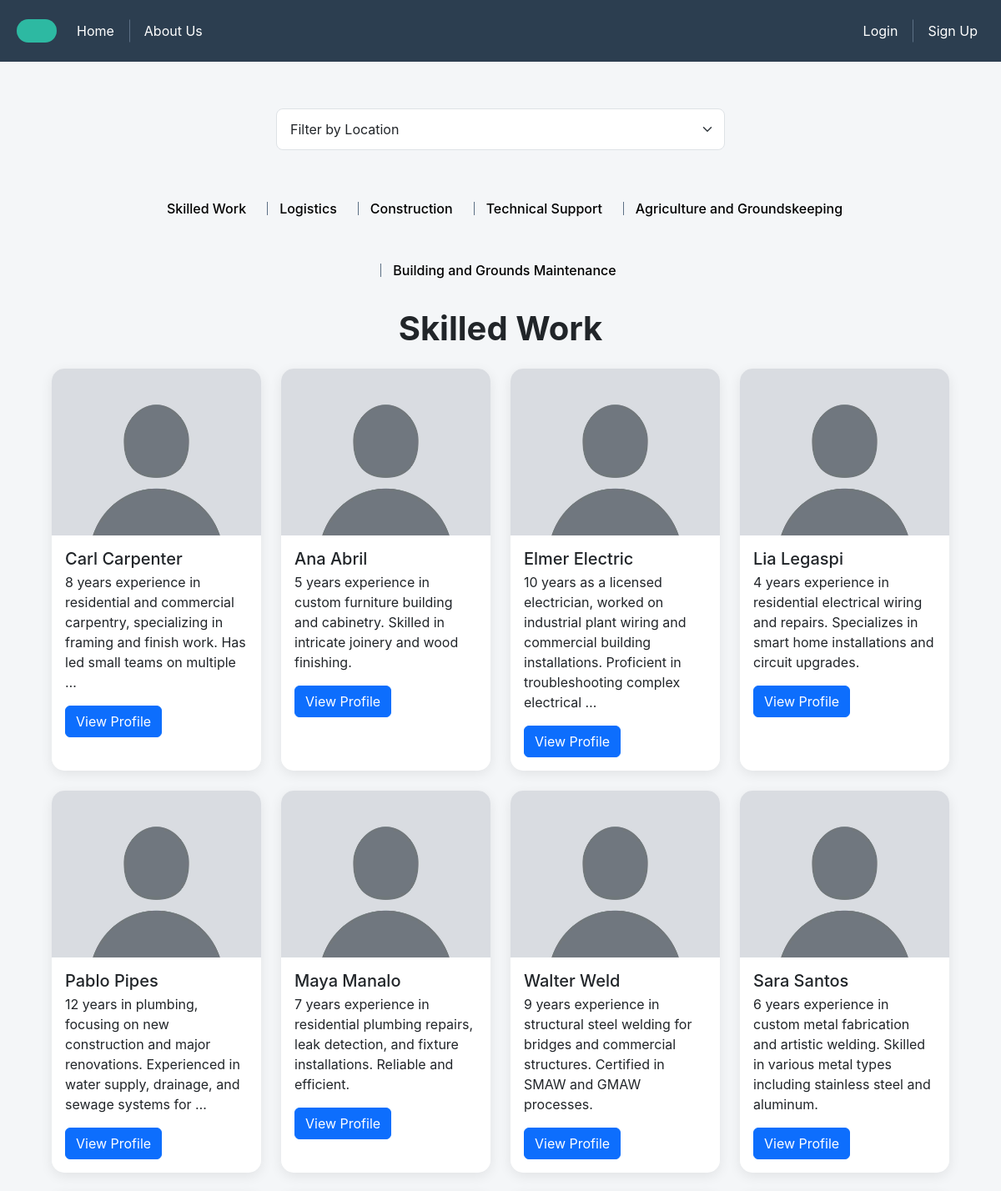
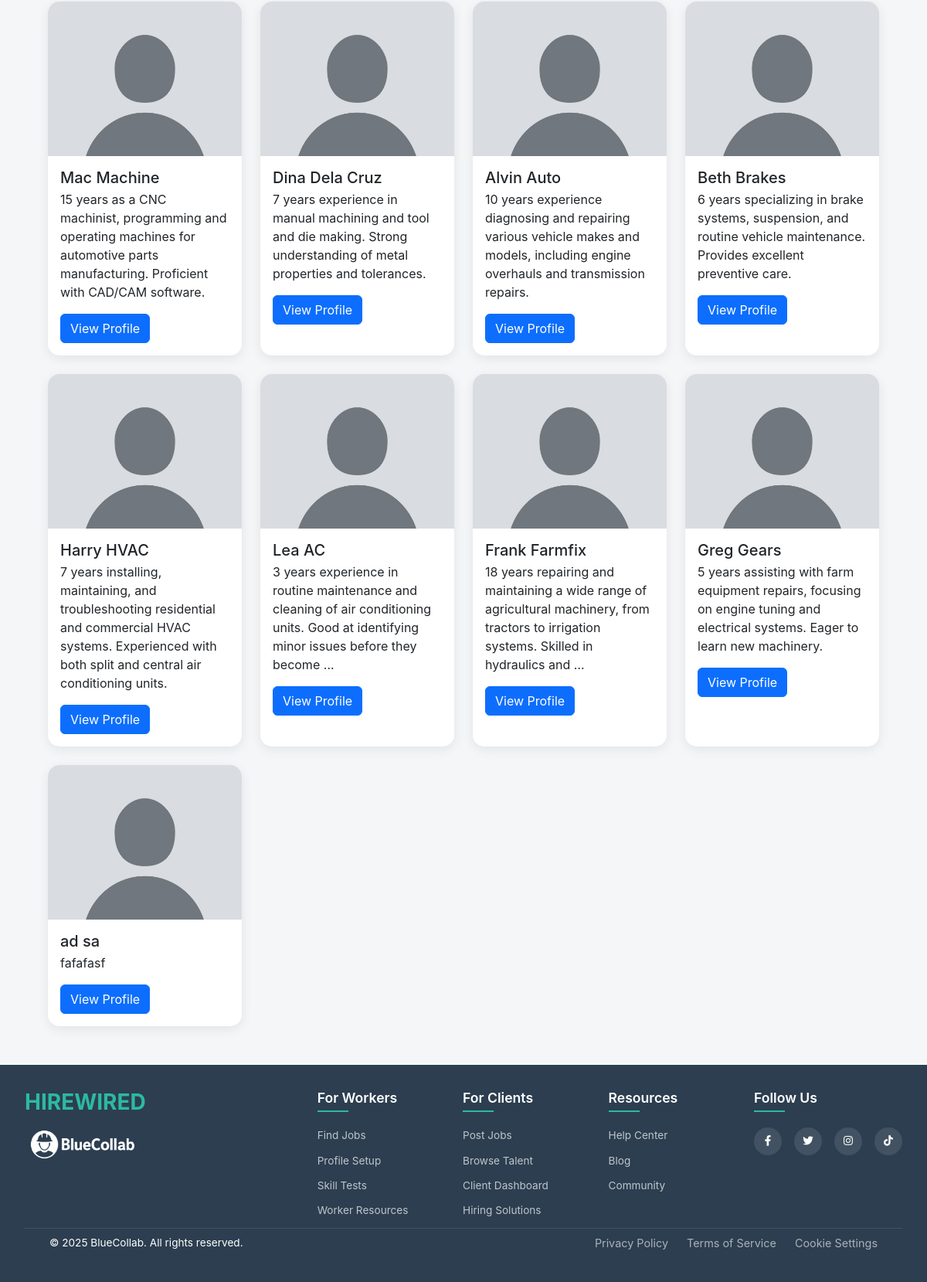
Page /workers/ on the committed database (2 pictures, top to bottom).
### profiles/models.py (models this page shows, shortened)
class Category(models.Model):
    name = models.CharField(max_length=255, unique=True)
    def __str__(self):
        return self.name

class WorkerProfile(models.Model):
    user = models.OneToOneField(settings.AUTH_USER_MODEL, on_delete=models.CASCADE)
    categories = models.ManyToManyField(Category, blank=True)
    location = models.CharField(max_length=255, blank=True)
    experience = models.TextField(blank=True)
    details = models.TextField(blank=True)
    contact_number = models.CharField(max_length=100, blank=True)
    profile_picture = models.ImageField(upload_to='profile_pictures/', blank=True, null=True, default='profile_pictures/default.jpg')
    certification = models.FileField(upload_to='certifications/', blank=True, null=True)

### session/models.py (models this page shows, shortened)
class User(AbstractUser):
    USER_TYPE_CHOICES = (
        ('worker', 'Worker'),
        ('employer', 'Employer'),
    )
    username = models.CharField(max_length=20, unique=True)
    user_type = models.CharField(max_length=10, choices=USER_TYPE_CHOICES)
    contact_number = models.CharField(max_length=100, blank=True, null=True)
    objects = UserManager()

### hireworkers/views.py (the view)
# urls.py: path('workers/', hire_workers_view, name='hire_workers_view'),
def hire_workers_view(request, *args, **kwargs):
    selected_location = request.GET.get("location")
    categories = Category.objects.all()
    selected_category = request.GET.get('category') or (categories[0].name if categories else None)
    workers = []
    if selected_category:
        workers = get_user_model().objects.filter(
            workerprofile__categories__name=selected_category
        ).distinct()
        if selected_location:
            workers = workers.filter(workerprofile__location__icontains=selected_location)
    locations = get_user_model().objects.filter(
        workerprofile__categories__name=selected_category
    ).exclude(workerprofile__location__isnull=True) \
     .exclude(workerprofile__location__exact='') \
     .values_list('workerprofile__location', flat=True).distinct()
    context = {
        'categories': categories,
        'selected_category': selected_category,
        'workers': workers,
        'locations': locations,
        'selected_location': selected_location,
    }
    return render(request, 'workers.html', context)

### hireworkers/templates/workers.html (shortened to what this page needs)
{% extends 'base.html' %}
{% load static %}
{% block add_css %}
    <link rel="stylesheet" href="{% static 'css/hireworker.css' %}">
    <link href="https://cdn.jsdelivr.net/npm/aos@2.3.4/dist/aos.css" rel="stylesheet">
{% endblock  %}
{% block nav %}
    {% include 'nav.html' %}
{% endblock %}
{% block content %}
<div class="body-container">
    <div class="col">
        <form method="GET">
            <div class="row mb-3 justify-content-center">
                <div class="col-md-6">
                    <select name="location" class="form-select" onchange="this.form.submit()">
                        <option value="">Filter by Location</option>
                    </select>
                </div>
            </div>
        </form>
    </div>
    <div class="row">
        <nav class="d-flex justify-content-center mt-3 flex-wrap">
            <div class="categories-nav-wrapper">
                {% for cat in categories %}
                    <a href="?category={{ cat }}" class="categories-nav {% if cat == selected_category %}active{% endif %}">{{ cat }}</a>
                {% endfor %}
            </div>
        </nav>
    </div>
    <div class="text-center mt-4">
        <h1>{{ selected_category }}</h1>
    </div>
    <div class="container mt-4">
        <div class="row row-cols-1 row-cols-sm-2 row-cols-md-3 row-cols-lg-4 g-4">
            {% for worker in workers %}
                <div class="col" data-aos="fade-up">
                    <div class="card h-100">
                        <img src="{{ worker.workerprofile.profile_picture.url }}" class="card-img-top" alt="Profile picture">
                        <div class="card-body">
                            <h5 class="card-title">{{ worker.get_full_name }}</h5>
                            <p class="card-text">{{ worker.workerprofile.experience|truncatewords:20 }}</p>
                            <a href="{% url 'hire_worker_profile_view' worker.id %}" class="btn btn-primary">View Profile</a>
                        </div>
                    </div>
                </div>
            {% empty %}
                <div class="text-center col-12">
                    <p>No workers found for this category.</p>
                </div>
            {% endfor %}
        </div>
    </div>
</div>
{% endblock %}
{% block footer %}
    {% include 'footer.html' %}
{% endblock %}

### static/css/style.css (style rules this page uses)
body { font-family: 'Inter', sans-serif; padding-top: 80px; position: relative; background-color: #f4f6f8; }
.body-container { display: block; margin: 50px; }
a.categories-nav { color: black; text-decoration: none; }

### static/css/hireworker.css (style rules this page uses)
.categories-nav-wrapper { display: flex; justify-content: center; align-items: center; flex-wrap: wrap; gap: 30px; margin-top: 1rem; position: relative; }
.categories-nav { position: relative; font-weight: 500; font-size: 1rem; margin-left: 10px; color: #333; text-decoration: none; padding: 10px 0; display: inline-block; transition: color 0.3s ease; }
.categories-nav::after { content: ''; position: absolute; bottom: -4px; left: 50%; width: 0; height: 2px; background: #2db9a2; transition: all 0.3s ease; }
.categories-nav-wrapper .categories-nav:not(:first-child)::before { content: ""; position: absolute; left: -15px; top: 50%; transform: translateY(-50%); width: 1px; height: 1em; background-color: #5c7085; }
.card { border: none; border-radius: 15px; box-shadow: 0 4px 15px rgba(0, 0, 0, 0.08); transition: transform 0.3s ease, box-shadow 0.3s ease; }
.card-img-top { object-fit: cover; height: 200px; border-top-left-radius: 15px; border-top-right-radius: 15px; }
.form-select { padding: 0.75rem 1rem; border-radius: 8px; font-size: 1rem; }
h1 { font-weight: 700; font-size: 2.5rem; }

### rows in the picture
Category: name "Skilled Work"
Category: name "Logistics"
Category: name "Construction"
Category: name "Technical Support"
Category: name "Agriculture and Groundskeeping"
Category: name "Building and Grounds Maintenance"
User: workerprofile.profile_picture (placeholder picture), get_full_name "Carl Carpenter", workerprofile.experience "8 years experience in residential and commercial carpentry, specializing in framing and finish work. Has led small teams on multiple …"
User: workerprofile.profile_picture (placeholder picture), get_full_name "Ana Abril", workerprofile.experience "5 years experience in custom furniture building and cabinetry. Skilled in intricate joinery and wood finishing."
User: workerprofile.profile_picture (placeholder picture), get_full_name "Elmer Electric", workerprofile.experience "10 years as a licensed electrician, worked on industrial plant wiring and commercial building installations. Proficient in troubleshooting complex electrical …"
User: workerprofile.profile_picture (placeholder picture), get_full_name "Lia Legaspi", workerprofile.experience "4 years experience in residential electrical wiring and repairs. Specializes in smart home installations and circuit upgrades."
User: workerprofile.profile_picture (placeholder picture), get_full_name "Pablo Pipes", workerprofile.experience "12 years in plumbing, focusing on new construction and major renovations. Experienced in water supply, drainage, and sewage systems for …"
User: workerprofile.profile_picture (placeholder picture), get_full_name "Maya Manalo", workerprofile.experience "7 years experience in residential plumbing repairs, leak detection, and fixture installations. Reliable and efficient."
User: workerprofile.profile_picture (placeholder picture), get_full_name "Walter Weld", workerprofile.experience "9 years experience in structural steel welding for bridges and commercial structures. Certified in SMAW and GMAW processes."
User: workerprofile.profile_picture (placeholder picture), get_full_name "Sara Santos", workerprofile.experience "6 years experience in custom metal fabrication and artistic welding. Skilled in various metal types including stainless steel and aluminum."
User: workerprofile.profile_picture (placeholder picture), get_full_name "Mac Machine", workerprofile.experience "15 years as a CNC machinist, programming and operating machines for automotive parts manufacturing. Proficient with CAD/CAM software."
User: workerprofile.profile_picture (placeholder picture), get_full_name "Dina Dela Cruz", workerprofile.experience "7 years experience in manual machining and tool and die making. Strong understanding of metal properties and tolerances."
User: workerprofile.profile_picture (placeholder picture), get_full_name "Alvin Auto", workerprofile.experience "10 years experience diagnosing and repairing various vehicle makes and models, including engine overhauls and transmission repairs."
User: workerprofile.profile_picture (placeholder picture), get_full_name "Beth Brakes", workerprofile.experience "6 years specializing in brake systems, suspension, and routine vehicle maintenance. Provides excellent preventive care."
User: workerprofile.profile_picture (placeholder picture), get_full_name "Harry HVAC", workerprofile.experience "7 years installing, maintaining, and troubleshooting residential and commercial HVAC systems. Experienced with both split and central air conditioning units."
User: workerprofile.profile_picture (placeholder picture), get_full_name "Lea AC", workerprofile.experience "3 years experience in routine maintenance and cleaning of air conditioning units. Good at identifying minor issues before they become …"
User: workerprofile.profile_picture (placeholder picture), get_full_name "Frank Farmfix", workerprofile.experience "18 years repairing and maintaining a wide range of agricultural machinery, from tractors to irrigation systems. Skilled in hydraulics and …"
User: workerprofile.profile_picture (placeholder picture), get_full_name "Greg Gears", workerprofile.experience "5 years assisting with farm equipment repairs, focusing on engine tuning and electrical systems. Eager to learn new machinery."
User: workerprofile.profile_picture (placeholder picture), get_full_name "ad sa", workerprofile.experience "fafafasf"
